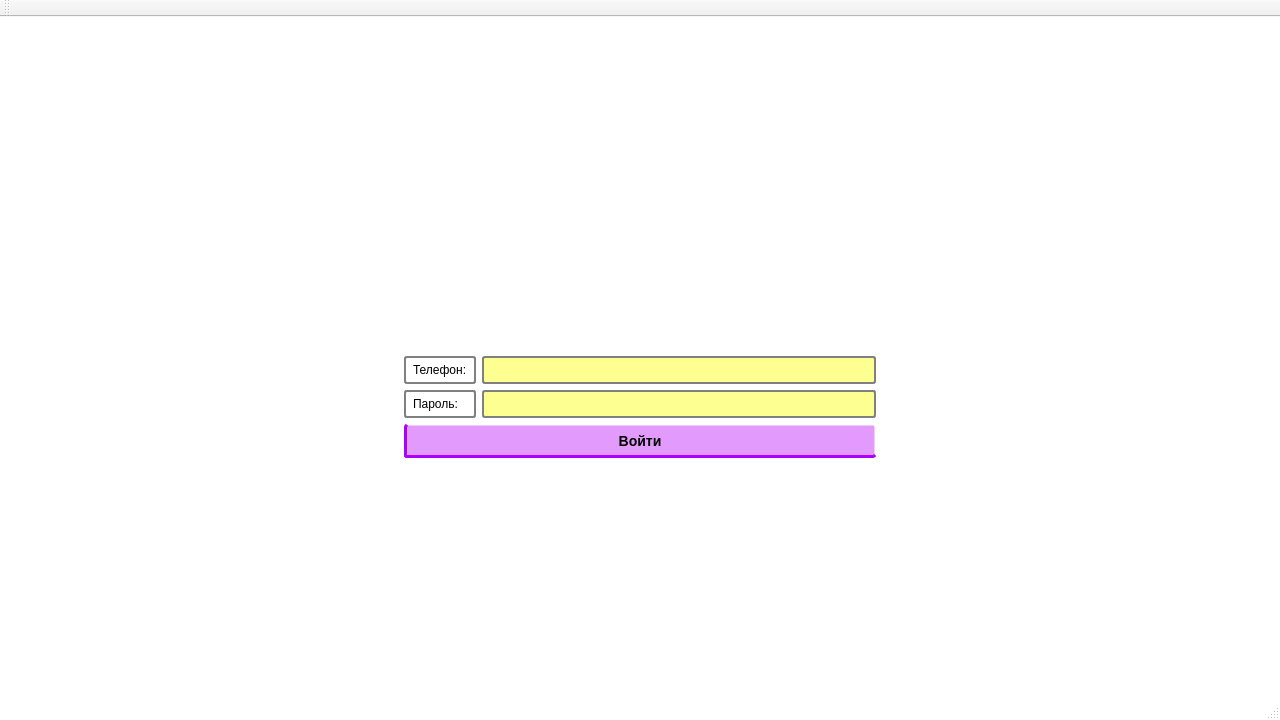
<?xml version="1.0" encoding="UTF-8"?>
<ui version="4.0">
 <class>MainWindow</class>
 <widget class="QMainWindow" name="MainWindow">
  <property name="geometry">
   <rect>
    <x>0</x>
    <y>0</y>
    <width>1280</width>
    <height>720</height>
   </rect>
  </property>
  <property name="minimumSize">
   <size>
    <width>1280</width>
    <height>720</height>
   </size>
  </property>
  <property name="maximumSize">
   <size>
    <width>1920</width>
    <height>1080</height>
   </size>
  </property>
  <property name="windowTitle">
   <string>MainWindow</string>
  </property>
  <widget class="QWidget" name="centralWidget">
   <property name="minimumSize">
    <size>
     <width>1280</width>
     <height>720</height>
    </size>
   </property>
   <property name="maximumSize">
    <size>
     <width>1280</width>
     <height>720</height>
    </size>
   </property>
   <property name="styleSheet">
    <string notr="true">background-color: rgb(255, 255, 255);</string>
   </property>
   <layout class="QHBoxLayout" name="horizontalLayout">
    <item>
     <layout class="QGridLayout" name="gridLayout">
      <item row="1" column="1" colspan="2">
       <widget class="QLabel" name="label">
        <property name="maximumSize">
         <size>
          <width>1000</width>
          <height>16777215</height>
         </size>
        </property>
        <property name="text">
         <string/>
        </property>
        <property name="pixmap">
         <pixmap>C:/Users/shchi/Downloads/capture_20220617214014956.png</pixmap>
        </property>
       </widget>
      </item>
      <item row="5" column="2">
       <widget class="QLineEdit" name="LE_2">
        <property name="styleSheet">
         <string notr="true">QLineEdit#LE_2 {
    border: 2px solid gray;
	    border-radius: 3px;
    padding: 4px;
    background: rgb(253, 255, 145);
    selection-background-color: darkgray;
}
QLineEdit[echoMode=&quot;2&quot;]#LE_2{
    lineedit-password-character: 9679;
}
QLineEdit#LE_2:selected {
    border: 2px solid gray;
    border-radius: 10px;
    padding: 4px;
    background: white;
    selection-background-color: darkgray;
}</string>
        </property>
       </widget>
      </item>
      <item row="4" column="2">
       <widget class="QLineEdit" name="LE">
        <property name="styleSheet">
         <string notr="true">QLineEdit#LE {
    border: 2px solid gray;
	    border-radius: 3px;
    padding: 4px;
    background: rgb(253, 255, 145);
    selection-background-color: darkgray;
}</string>
        </property>
       </widget>
      </item>
      <item row="4" column="0">
       <spacer name="horizontalSpacer">
        <property name="orientation">
         <enum>Qt::Horizontal</enum>
        </property>
        <property name="sizeHint" stdset="0">
         <size>
          <width>40</width>
          <height>20</height>
         </size>
        </property>
       </spacer>
      </item>
      <item row="0" column="1">
       <spacer name="verticalSpacer_2">
        <property name="orientation">
         <enum>Qt::Vertical</enum>
        </property>
        <property name="sizeHint" stdset="0">
         <size>
          <width>20</width>
          <height>40</height>
         </size>
        </property>
       </spacer>
      </item>
      <item row="4" column="1">
       <widget class="QLabel" name="Phone">
        <property name="minimumSize">
         <size>
          <width>60</width>
          <height>0</height>
         </size>
        </property>
        <property name="maximumSize">
         <size>
          <width>73</width>
          <height>16777215</height>
         </size>
        </property>
        <property name="styleSheet">
         <string notr="true">QFrame, QLabel, QToolTip {
	font: 700 10pt &quot;Segoe UI&quot;;
    border: 2px solid gray;
    border-radius: 3px;
    padding: 4px;
}</string>
        </property>
        <property name="text">
         <string>Телефон:</string>
        </property>
       </widget>
      </item>
      <item row="5" column="3">
       <spacer name="horizontalSpacer_2">
        <property name="orientation">
         <enum>Qt::Horizontal</enum>
        </property>
        <property name="sizeHint" stdset="0">
         <size>
          <width>40</width>
          <height>20</height>
         </size>
        </property>
       </spacer>
      </item>
      <item row="2" column="2">
       <spacer name="verticalSpacer_3">
        <property name="orientation">
         <enum>Qt::Vertical</enum>
        </property>
        <property name="sizeType">
         <enum>QSizePolicy::Fixed</enum>
        </property>
        <property name="sizeHint" stdset="0">
         <size>
          <width>20</width>
          <height>40</height>
         </size>
        </property>
       </spacer>
      </item>
      <item row="7" column="2">
       <spacer name="verticalSpacer">
        <property name="orientation">
         <enum>Qt::Vertical</enum>
        </property>
        <property name="sizeType">
         <enum>QSizePolicy::Expanding</enum>
        </property>
        <property name="sizeHint" stdset="0">
         <size>
          <width>20</width>
          <height>40</height>
         </size>
        </property>
       </spacer>
      </item>
      <item row="6" column="1" colspan="2">
       <widget class="QPushButton" name="PB">
        <property name="styleSheet">
         <string notr="true">QPushButton#PB {
    background-color:  rgb(226, 154, 252);
    border-style: solid;
    border-width: 3px;
       border-radius: 3px;
    border-bottom-color: rgb(170, 0, 255);
    border-left-color: rgb(170, 0, 255);
    font: bold 14px;
    min-width: 10em;
    padding: 6px;
}
QPushButton#PB:hover{
	background-color: rgb(205, 105, 255);
}
QPushButton#PB:pressed {
    background-color: rgb(181, 181, 170);
    border-style: inset;
}
</string>
        </property>
        <property name="text">
         <string>Войти</string>
        </property>
       </widget>
      </item>
      <item row="5" column="1">
       <widget class="QLabel" name="Password">
        <property name="minimumSize">
         <size>
          <width>70</width>
          <height>0</height>
         </size>
        </property>
        <property name="styleSheet">
         <string notr="true">QFrame, QLabel, QToolTip {
    border: 2px solid gray;
    border-radius: 3px;
    padding: 4px;
    background-image: url(images/welcome.png);
	font: 700 10pt &quot;Segoe UI&quot;;
}</string>
        </property>
        <property name="text">
         <string>Пароль:</string>
        </property>
       </widget>
      </item>
     </layout>
    </item>
   </layout>
  </widget>
  <widget class="QMenuBar" name="menuBar">
   <property name="geometry">
    <rect>
     <x>0</x>
     <y>0</y>
     <width>1280</width>
     <height>22</height>
    </rect>
   </property>
  </widget>
  <widget class="QToolBar" name="mainToolBar">
   <attribute name="toolBarArea">
    <enum>TopToolBarArea</enum>
   </attribute>
   <attribute name="toolBarBreak">
    <bool>false</bool>
   </attribute>
  </widget>
  <widget class="QStatusBar" name="statusBar"/>
 </widget>
 <layoutdefault spacing="6" margin="11"/>
 <resources>
  <include location="MainWindow.qrc"/>
 </resources>
 <connections/>
</ui>
